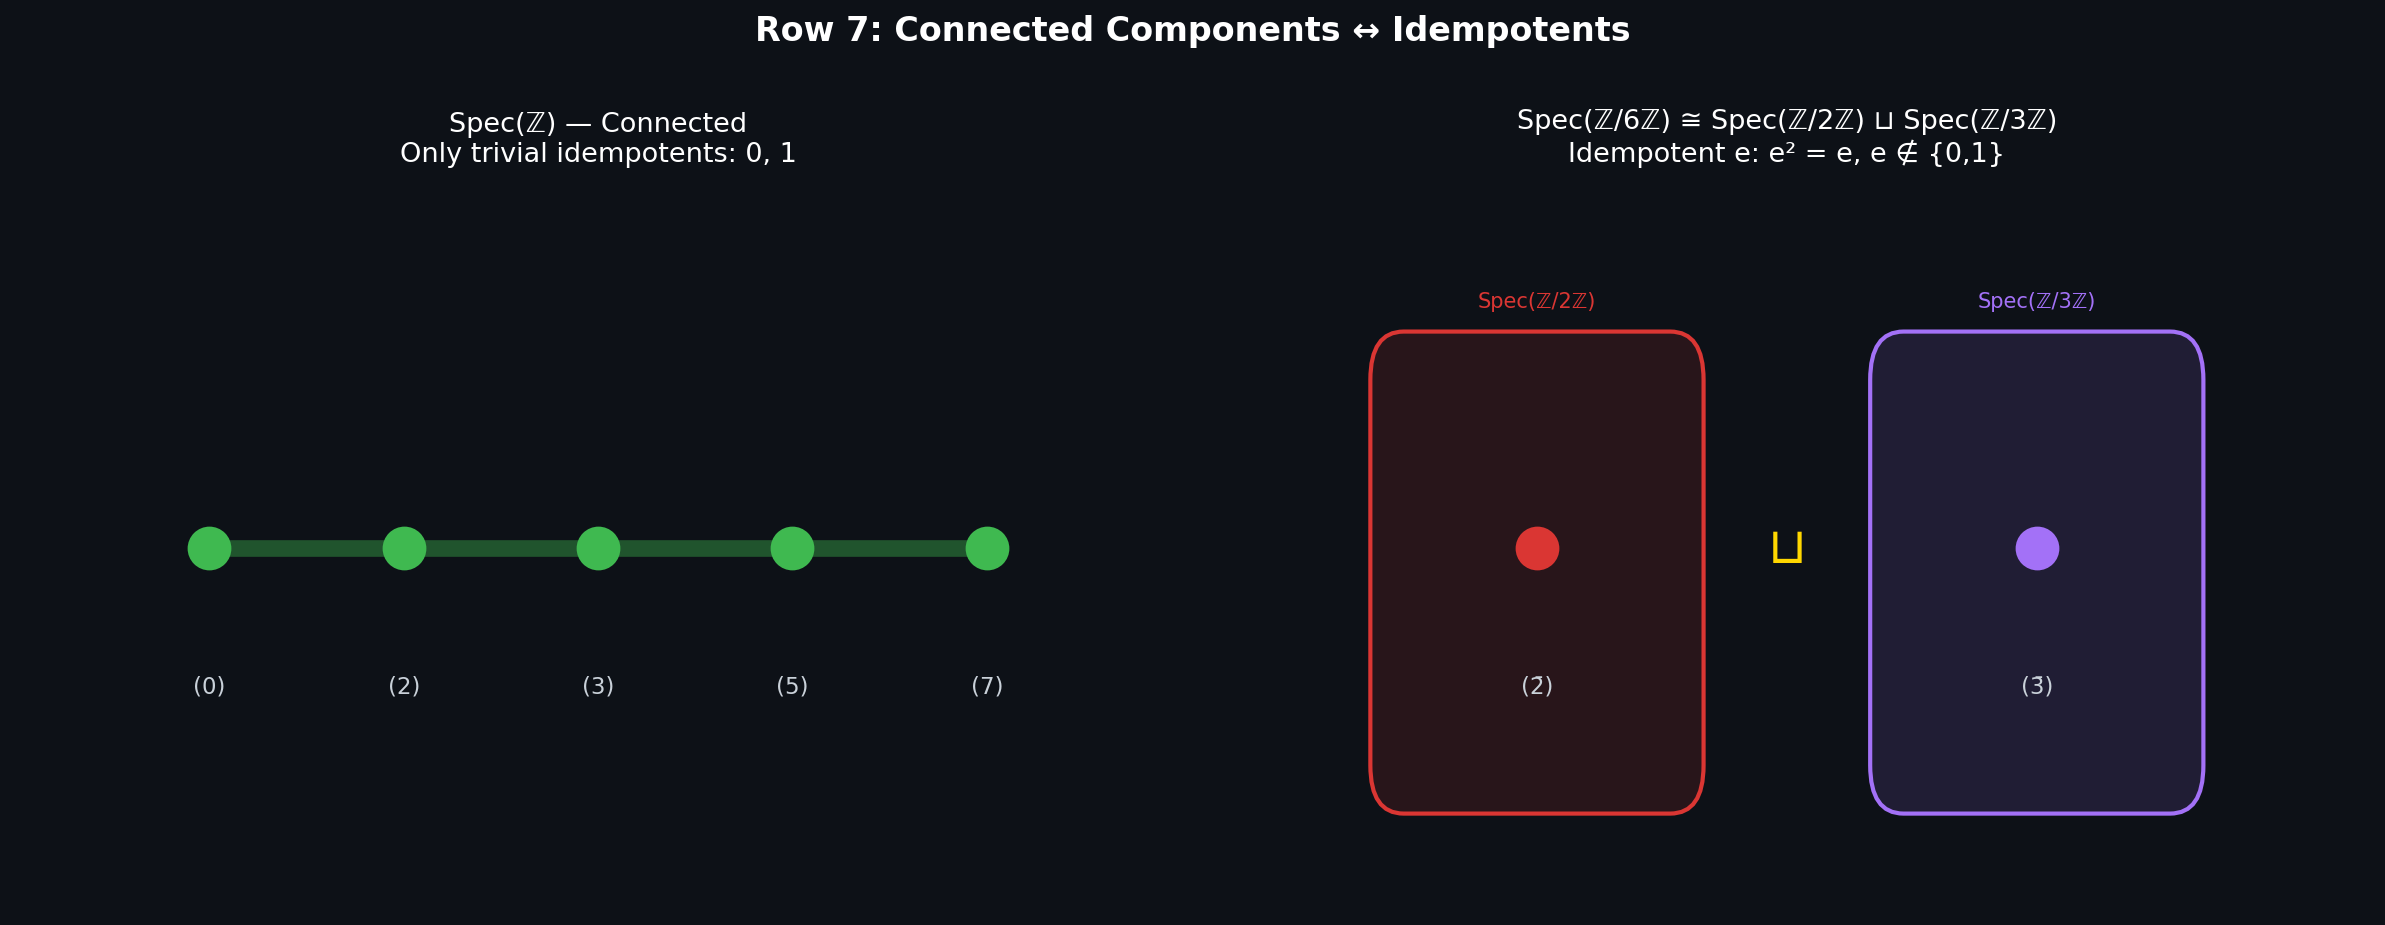

Write the Python code that produced this figure.
#!/usr/bin/env python3
"""
Demo 7 — Connected Components ↔ Idempotents
============================================
e² = e decomposes the ring:  A ≅ eA × (1-e)A.
This corresponds to a clopen partition of Spec(A).

Example: ℤ/6ℤ ≅ ℤ/2ℤ × ℤ/3ℤ — the spectrum has two connected components.
"""

import matplotlib.pyplot as plt
import matplotlib.patches as mpatches
import numpy as np

fig, (ax1, ax2) = plt.subplots(1, 2, figsize=(16, 6))
fig.patch.set_facecolor("#0d1117")

# --- Left: Connected spectrum (no nontrivial idempotents) ---
ax1.set_facecolor("#0d1117")
primes_Z = ['(0)', '(2)', '(3)', '(5)', '(7)']
xs = np.linspace(1, 5, len(primes_Z))
for x, p in zip(xs, primes_Z):
    ax1.plot(x, 1.5, 'o', color='#3FB950', markersize=20, zorder=5)
    ax1.text(x, 0.9, p, fontsize=11, ha='center', color='#C9D1D9')

# Connecting line to show connectedness
ax1.plot(xs, [1.5] * len(xs), '-', color='#3FB95066', lw=8, zorder=3)

ax1.set_title("Spec(ℤ) — Connected\nOnly trivial idempotents: 0, 1",
              fontsize=13, color='white', pad=12)
ax1.set_xlim(0, 6)
ax1.set_ylim(0, 3)
ax1.axis('off')

# --- Right: Disconnected spectrum (nontrivial idempotent) ---
ax2.set_facecolor("#0d1117")

# Component 1: Spec(ℤ/2ℤ)
ax2.plot(2, 1.5, 'o', color='#DA3633', markersize=20, zorder=5)
ax2.text(2, 0.9, '(2̄)', fontsize=11, ha='center', color='#C9D1D9')
rect1 = mpatches.FancyBboxPatch((1.2, 0.6), 1.6, 1.6,
                                  boxstyle="round,pad=0.2",
                                  facecolor='#DA363322', edgecolor='#DA3633', lw=2)
ax2.add_patch(rect1)
ax2.text(2, 2.5, "Spec(ℤ/2ℤ)", fontsize=10, ha='center', color='#DA3633')

# Component 2: Spec(ℤ/3ℤ)
ax2.plot(5, 1.5, 'o', color='#A371F7', markersize=20, zorder=5)
ax2.text(5, 0.9, '(3̄)', fontsize=11, ha='center', color='#C9D1D9')
rect2 = mpatches.FancyBboxPatch((4.2, 0.6), 1.6, 1.6,
                                  boxstyle="round,pad=0.2",
                                  facecolor='#A371F722', edgecolor='#A371F7', lw=2)
ax2.add_patch(rect2)
ax2.text(5, 2.5, "Spec(ℤ/3ℤ)", fontsize=10, ha='center', color='#A371F7')

# Gap between components
ax2.text(3.5, 1.5, "⊔", fontsize=24, ha='center', va='center', color='#FFD700')

ax2.set_title("Spec(ℤ/6ℤ) ≅ Spec(ℤ/2ℤ) ⊔ Spec(ℤ/3ℤ)\n"
              "Idempotent e: e² = e, e ∉ {0,1}",
              fontsize=13, color='white', pad=12)
ax2.set_xlim(0, 7)
ax2.set_ylim(0, 3)
ax2.axis('off')

fig.suptitle("Row 7: Connected Components ↔ Idempotents",
             fontsize=16, color='white', fontweight='bold', y=1.02)
plt.tight_layout()
plt.savefig("demo_07_idempotents.png", dpi=150, bbox_inches='tight',
            facecolor=fig.get_facecolor())
plt.show()
print("✓ Saved demo_07_idempotents.png")
